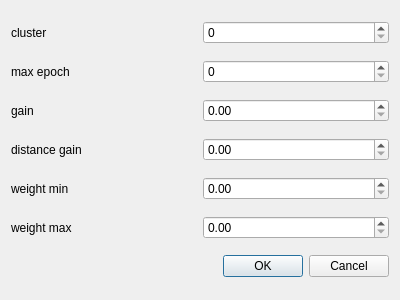
<?xml version="1.0" encoding="UTF-8"?>
<ui version="4.0">
 <class>som_setting</class>
 <widget class="QDialog" name="som_setting">
  <property name="geometry">
   <rect>
    <x>0</x>
    <y>0</y>
    <width>400</width>
    <height>300</height>
   </rect>
  </property>
  <property name="windowTitle">
   <string>Dialog</string>
  </property>
  <layout class="QVBoxLayout" name="verticalLayout">
   <item>
    <layout class="QHBoxLayout" name="horizontalLayout">
     <item>
      <widget class="QLabel" name="label">
       <property name="text">
        <string>cluster</string>
       </property>
      </widget>
     </item>
     <item>
      <widget class="QSpinBox" name="spinBox"/>
     </item>
    </layout>
   </item>
   <item>
    <layout class="QHBoxLayout" name="horizontalLayout_2">
     <item>
      <widget class="QLabel" name="label_2">
       <property name="text">
        <string>max epoch</string>
       </property>
      </widget>
     </item>
     <item>
      <widget class="QSpinBox" name="spinBox_2"/>
     </item>
    </layout>
   </item>
   <item>
    <layout class="QHBoxLayout" name="horizontalLayout_3">
     <item>
      <widget class="QLabel" name="label_3">
       <property name="text">
        <string>gain</string>
       </property>
      </widget>
     </item>
     <item>
      <widget class="QDoubleSpinBox" name="doubleSpinBox"/>
     </item>
    </layout>
   </item>
   <item>
    <layout class="QHBoxLayout" name="horizontalLayout_4">
     <item>
      <widget class="QLabel" name="label_4">
       <property name="text">
        <string>distance gain</string>
       </property>
      </widget>
     </item>
     <item>
      <widget class="QDoubleSpinBox" name="doubleSpinBox_2"/>
     </item>
    </layout>
   </item>
   <item>
    <layout class="QHBoxLayout" name="horizontalLayout_5">
     <item>
      <widget class="QLabel" name="label_5">
       <property name="text">
        <string>weight min</string>
       </property>
      </widget>
     </item>
     <item>
      <widget class="QDoubleSpinBox" name="doubleSpinBox_3"/>
     </item>
    </layout>
   </item>
   <item>
    <layout class="QHBoxLayout" name="horizontalLayout_6">
     <item>
      <widget class="QLabel" name="label_6">
       <property name="text">
        <string>weight max</string>
       </property>
      </widget>
     </item>
     <item>
      <widget class="QDoubleSpinBox" name="doubleSpinBox_4"/>
     </item>
    </layout>
   </item>
   <item>
    <widget class="QDialogButtonBox" name="buttonBox">
     <property name="orientation">
      <enum>Qt::Horizontal</enum>
     </property>
     <property name="standardButtons">
      <set>QDialogButtonBox::Cancel|QDialogButtonBox::Ok</set>
     </property>
    </widget>
   </item>
  </layout>
  <zorder>buttonBox</zorder>
  <zorder>label</zorder>
  <zorder>spinBox</zorder>
  <zorder>label_2</zorder>
  <zorder>spinBox_2</zorder>
  <zorder>label_3</zorder>
  <zorder>doubleSpinBox</zorder>
  <zorder>label_4</zorder>
  <zorder>doubleSpinBox_2</zorder>
  <zorder>spinBox</zorder>
  <zorder>label_5</zorder>
  <zorder>doubleSpinBox_3</zorder>
  <zorder>doubleSpinBox_4</zorder>
  <zorder>label_6</zorder>
 </widget>
 <resources/>
 <connections>
  <connection>
   <sender>buttonBox</sender>
   <signal>accepted()</signal>
   <receiver>som_setting</receiver>
   <slot>accept()</slot>
   <hints>
    <hint type="sourcelabel">
     <x>248</x>
     <y>254</y>
    </hint>
    <hint type="destinationlabel">
     <x>157</x>
     <y>274</y>
    </hint>
   </hints>
  </connection>
  <connection>
   <sender>buttonBox</sender>
   <signal>rejected()</signal>
   <receiver>som_setting</receiver>
   <slot>reject()</slot>
   <hints>
    <hint type="sourcelabel">
     <x>316</x>
     <y>260</y>
    </hint>
    <hint type="destinationlabel">
     <x>286</x>
     <y>274</y>
    </hint>
   </hints>
  </connection>
 </connections>
</ui>
